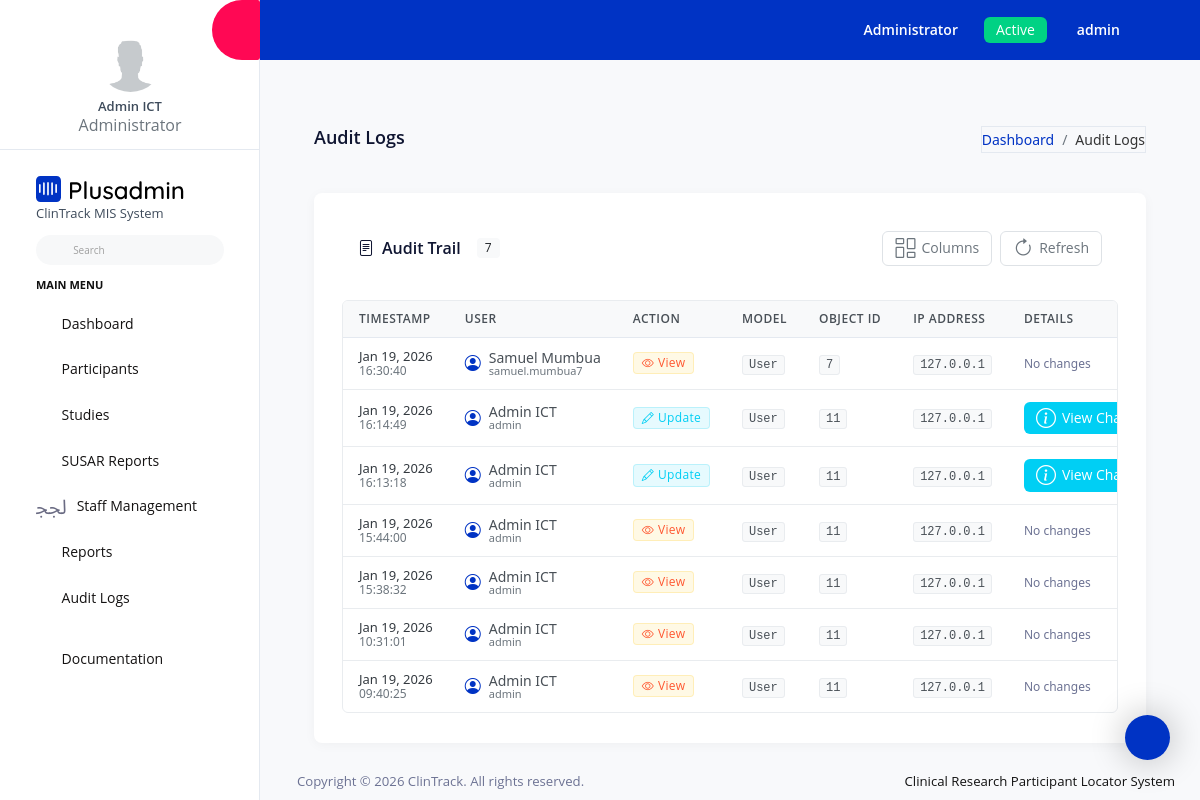
Before: /audit/ (signed in) with the older database file.
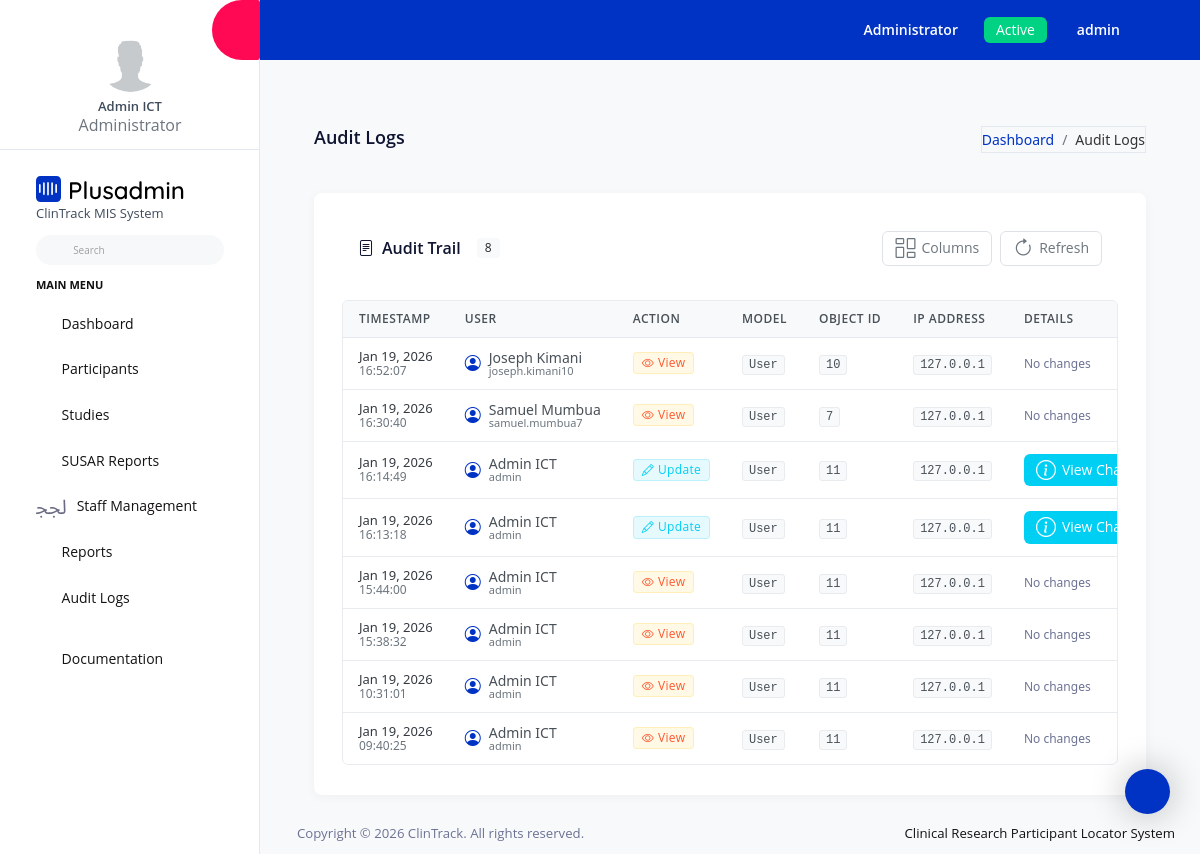
After: the same page with the newer database file.
### clintrack/models.py (models this page shows, shortened)
class User(AbstractUser):
    ROLE_CHOICES = [
        ('admin', 'Administrator'),
        ('coordinator', 'Study Coordinator'),
        ('staff', 'Research Staff'),
        ('viewer', 'Viewer Only'),
    ]
    role = models.CharField(max_length=20, choices=ROLE_CHOICES, default='staff')
    phone_number = PhoneNumberField(blank=True, null=True)
    created_at = models.DateTimeField(auto_now_add=True)
    updated_at = models.DateTimeField(auto_now=True)
    class Meta:
        db_table = 'users'

class AuditLog(models.Model):
    ACTION_CHOICES = [
        ('create', 'Create'),
        ('update', 'Update'),
        ('delete', 'Delete'),
        ('view', 'View'),
    ]
    user = models.ForeignKey(User, on_delete=models.SET_NULL, null=True)
    action = models.CharField(max_length=20, choices=ACTION_CHOICES)
    model_name = models.CharField(max_length=100)
    object_id = models.CharField(max_length=100)
    changes = models.JSONField(blank=True, null=True)
    ip_address = models.GenericIPAddressField(null=True, blank=True)
    timestamp = models.DateTimeField(auto_now_add=True)
    class Meta:
        db_table = 'audit_logs'
        ordering = ['-timestamp']

### clintrack/views.py (the view)
# urls.py: path('audit/', views.audit_logs, name='audit_logs'),
@login_required
def audit_logs(request):
    if request.user.role != 'admin':
        messages.error(request, 'Only administrators can view audit logs.')
        return redirect('dashboard')
    logs = AuditLog.objects.select_related('user').all()
    paginator = Paginator(logs, 50)
    page_number = request.GET.get('page')
    page_obj = paginator.get_page(page_number)
    context = {'page_obj': page_obj}
    return render(request, 'audit/audit_logs.html', context)

### templates/audit/audit_logs.html (shortened to what this page needs)
{% extends 'base.html' %}
{% load static %}
{% block content %}
<div class="content-wrapper">
  <div class="page-header">
    <h3 class="page-title">Audit Logs</h3>
    <nav aria-label="breadcrumb">
      <ol class="breadcrumb">
        <li class="breadcrumb-item"><a href="{% url 'dashboard' %}">Dashboard</a></li>
        <li class="breadcrumb-item active">Audit Logs</li>
      </ol>
    </nav>
  </div>
  <div class="card">
    <div class="card-body">
      <div class="card-header">
        <h4>
          <i class="bi bi-file-text"></i>
          Audit Trail
          <span class="badge bg-light text-dark ms-2" style="font-size: 0.75rem;">
            {{ page_obj.paginator.count|default:"0" }}
          </span>
        </h4>
        <div class="card-actions">
          <button class="btn btn-sm btn-outline-secondary" onclick="toggleColumns()">
            <i class="bi bi-columns-gap"></i>
            Columns
          </button>
          <button class="btn btn-sm btn-outline-secondary" onclick="refreshLogs()">
            <i class="bi bi-arrow-clockwise"></i>
            Refresh
          </button>
        </div>
      </div>
      {% if page_obj %}
      <div class="table-responsive">
        <table class="table" id="auditLogsTable">
          <thead>
            <tr>
              <th>Timestamp</th>
              <th>User</th>
              <th>Action</th>
              <th>Model</th>
              <th>Object ID</th>
              <th>IP Address</th>
              <th>Details</th>
            </tr>
          </thead>
          <tbody>
            {% for log in page_obj %}
            <tr>
              <td>
                <div class="timestamp">
                  <div class="date">{{ log.timestamp|date:"M d, Y" }}</div>
                  <div class="time">{{ log.timestamp|date:"H:i:s" }}</div>
                </div>
              </td>
              <td>
                <div class="user-info">
                  <i class="bi bi-person-circle"></i>
                  <div>
                    <div class="user-name">{{ log.user.get_full_name|default:log.user.username }}</div>
                    <div class="user-username" style="font-size: 0.6875rem; color: var(--bs-gray-600);">
                      {{ log.user.username }}
                    </div>
                  </div>
                </div>
              </td>
              <td>
                <span class="badge badge-action-{{ log.action }}">
                  {% if log.action == 'create' %}
                    <i class="bi bi-plus-circle"></i>
                  {% elif log.action == 'update' %}
                    <i class="bi bi-pencil"></i>
                  {% elif log.action == 'delete' %}
                    <i class="bi bi-trash"></i>
                  {% else %}
                    <i class="bi bi-eye"></i>
                  {% endif %}
                  {{ log.get_action_display }}
                </span>
              </td>
              <td>
                <code>{{ log.model_name }}</code>
              </td>
              <td>
                <code>{{ log.object_id }}</code>
              </td>
              <td>
                <code>{{ log.ip_address|default:"-" }}</code>
              </td>
              <td>
                {% if log.changes %}
                <button class="btn btn-sm btn-info" data-bs-toggle="modal" data-bs-target="#changesModal{{ log.id }}">
                  <i class="bi bi-info-circle"></i>
                  View Changes
                </button>
                {% else %}
                <span class="text-muted" style="font-size: 0.75rem;">No changes</span>
                {% endif %}
              </td>
            </tr>
            {% endfor %}
          </tbody>
        </table>
      </div>
      {% endif %}
    </div>
  </div>
</div>
{% endblock %}
{% block extra_js %}
<link rel="stylesheet" href="https://cdn.jsdelivr.net/npm/bootstrap-icons@1.10.0/font/bootstrap-icons.css">
{% endblock %}

### templates/base.html (shortened to what this page needs)
{% load static %}
<!DOCTYPE html>
<html lang="en">
  <head>
    <link rel="stylesheet" href="{% static 'assets/vendors/mdi/css/materialdesignicons.min.css' %}">
    <link rel="stylesheet" href="{% static 'assets/vendors/flag-icon-css/css/flag-icon.min.css' %}">
    <link rel="stylesheet" href="{% static 'assets/vendors/css/vendor.bundle.base.css' %}">
    <link rel="stylesheet" href="{% static 'assets/vendors/jquery-bar-rating/css-stars.css' %}" />
    <link rel="stylesheet" href="{% static 'assets/vendors/font-awesome/css/font-awesome.min.css' %}" />
    <link rel="stylesheet" href="{% static 'assets/css/demo_1/style.css' %}" />
  </head>
  <body>
    <div class="container-scroller">
      {% include 'includes/sidebar.html' %}
      <div class="container-fluid page-body-wrapper">
        {% include 'includes/settings_panel.html' %}
        {% include 'includes/navbar.html' %}
        <div class="main-panel">
          <div class="content-wrapper pb-0">
            {% block content %}
            {% endblock %}
          </div>
          {% include 'includes/footer.html' %}
        </div>
      </div>
    </div>
    {% block extra_js %}{% endblock %}
  </body>
</html>

### templates/includes/sidebar.html (shortened to what this page needs)
{% load static %}
<nav class="sidebar sidebar-offcanvas" id="sidebar">
  <ul class="nav">
    <li class="nav-item nav-profile border-bottom">
      <a href="#" class="nav-link flex-column">
        <div class="nav-profile-image">
          <img src="{% static 'assets/images/profile.png' %}" alt="profile" />
        </div>
        <div class="nav-profile-text d-flex ms-0 mb-3 flex-column">
          <span class="font-weight-semibold mb-1 mt-2 text-center">{{ user.get_full_name|default:user.username }}</span>
          <span class="text-secondary icon-sm text-center">{{ user.get_role_display }}</span>
        </div>
      </a>
    </li>
    <li class="nav-item pt-3">
      <a class="nav-link d-block" href="{% url 'dashboard' %}">
        <img class="sidebar-brand-logo" src="{% static 'assets/images/logo.svg' %}" alt="" />
        <div class="sidebar-brand-logo">ClinTrack MIS System</div>
      </a>
      <form class="d-flex align-items-center" action="#">
        <div class="input-group">
          <div class="input-group-prepend">
            <i class="input-group-text border-0 mdi mdi-magnify"></i>
          </div>
          <input type="text" class="form-control border-0" placeholder="Search" />
        </div>
      </form>
    </li>
    <li class="pt-2 pb-1">
      <span class="nav-item-head">Main Menu</span>
    </li>
    <li class="nav-item">
      <a class="nav-link" href="{% url 'dashboard' %}">
        <i class="mdi mdi-compass-outline menu-icon"></i>
        <span class="menu-title">Dashboard</span>
      </a>
    </li>
    {% if user.role == 'admin' or user.role == 'coordinator' %}
    <li class="nav-item">
      <a class="nav-link" data-bs-toggle="collapse" href="#participants-menu" aria-expanded="false" aria-controls="participants-menu">
        <i class="mdi mdi-account-multiple menu-icon"></i>
        <span class="menu-title">Participants</span>
        <i class="menu-arrow"></i>
      </a>
    </li>
    {% endif %}
    {% if user.role == 'admin' or user.role == 'coordinator' %}
    <li class="nav-item">
      <a class="nav-link" data-bs-toggle="collapse" href="#studies-menu" aria-expanded="false" aria-controls="studies-menu">
        <i class="mdi mdi-flask menu-icon"></i>
        <span class="menu-title">Studies</span>
        <i class="menu-arrow"></i>
      </a>
    </li>
    {% endif %}
    <li class="nav-item">
      <a class="nav-link" data-bs-toggle="collapse" href="#susar-menu" aria-expanded="false" aria-controls="susar-menu">
        <i class="mdi mdi-alert-circle-outline menu-icon"></i>
        <span class="menu-title">SUSAR Reports</span>
        <i class="menu-arrow"></i>
      </a>
    </li>
    {% if user.role == 'admin' %}
    <li class="nav-item">
      <a class="nav-link" data-bs-toggle="collapse" href="#staff-menu" aria-expanded="false" aria-controls="staff-menu">
        <i class="mdi mdi-account-badge menu-icon"></i>
        <span class="menu-title">Staff Management</span>
        <i class="menu-arrow"></i>
      </a>
    </li>
    {% endif %}
    {% if user.role == 'admin' or user.role == 'coordinator' %}
    <li class="nav-item">
      <a class="nav-link" href="{% url 'reports_index' %}">
        <i class="mdi mdi-chart-bar menu-icon"></i>
        <span class="menu-title">Reports</span>
      </a>
    </li>
    {% endif %}
    {% if user.role == 'admin' %}
    <li class="nav-item">
      <a class="nav-link" href="{% url 'audit_logs' %}">
        <i class="mdi mdi-history menu-icon"></i>
        <span class="menu-title">Audit Logs</span>
      </a>
    </li>
    {% endif %}
    <li class="nav-item pt-3">
      <a class="nav-link" href="#">
        <i class="mdi mdi-file-document-box menu-icon"></i>
        <span class="menu-title">Documentation</span>
      </a>
    </li>
  </ul>
</nav>

### templates/includes/settings_panel.html (shortened to what this page needs)
{% load static %}
<div id="settings-trigger"><i class="mdi mdi-settings"></i></div>

### templates/includes/navbar.html (shortened to what this page needs)
{% load static %}
<nav class="navbar default-layout-navbar col-lg-12 col-12 p-0 fixed-top d-flex flex-row">
  <div class="navbar-menu-wrapper d-flex align-items-stretch">
    <button class="navbar-toggler navbar-toggler align-self-center" type="button" data-toggle="minimize">
      <span class="mdi mdi-chevron-double-left"></span>
    </button>
    <ul class="navbar-nav">
      <li class="nav-item dropdown">
        <a class="nav-link" id="messageDropdown" href="#" data-bs-toggle="dropdown" aria-expanded="false">
          <i class="mdi mdi-email-outline"></i>
        </a>
      </li>
      <li class="nav-item dropdown ms-3">
        <a class="nav-link" id="notificationDropdown" href="#" data-bs-toggle="dropdown">
          <i class="mdi mdi-bell-outline"></i>
        </a>
      </li>
    </ul>
    <ul class="navbar-nav navbar-nav-right">
      <li class="nav-item nav-logout d-none d-md-block me-3">
        <a class="nav-link" href="#">{{ user.get_role_display }}</a>
      </li>
      <li class="nav-item nav-logout d-none d-md-block">
        <span class="btn btn-sm btn-success">Active</span>
      </li>
      <li class="nav-item nav-profile dropdown d-none d-md-block">
        <a class="nav-link dropdown-toggle" id="profileDropdown" href="#" data-bs-toggle="dropdown" aria-expanded="false">
          <div class="nav-profile-text">{{ user.username }}</div>
        </a>
      </li>
      <li class="nav-item nav-logout d-none d-lg-block">
        <a class="nav-link" href="{% url 'dashboard' %}">
          <i class="mdi mdi-home-circle"></i>
        </a>
      </li>
    </ul>
  </div>
</nav>

### templates/includes/footer.html
{% load static %}
<footer class="footer">
  <div class="d-sm-flex justify-content-center justify-content-sm-between">
    <span class="text-muted text-center text-sm-left d-block d-sm-inline-block">
      Copyright © {% now "Y" %} ClinTrack. All rights reserved.
    </span>
    <span class="float-none float-sm-right d-block mt-1 mt-sm-0 text-center">
      Clinical Research Participant Locator System
    </span>
  </div>
</footer>

Changed rows visible on the page:
added AuditLog: timestamp "Jan 19, 2026", timestamp "16:52:07", user.get_full_name "Joseph Kimani", user.username "joseph.kimani10", action "View", model_name "User", object_id "10", ip_address "127.0.0.1", shows "No changes"
Other visible differences:
{{ page_obj.paginator.count|default:"0" }}: "7" → "8"
